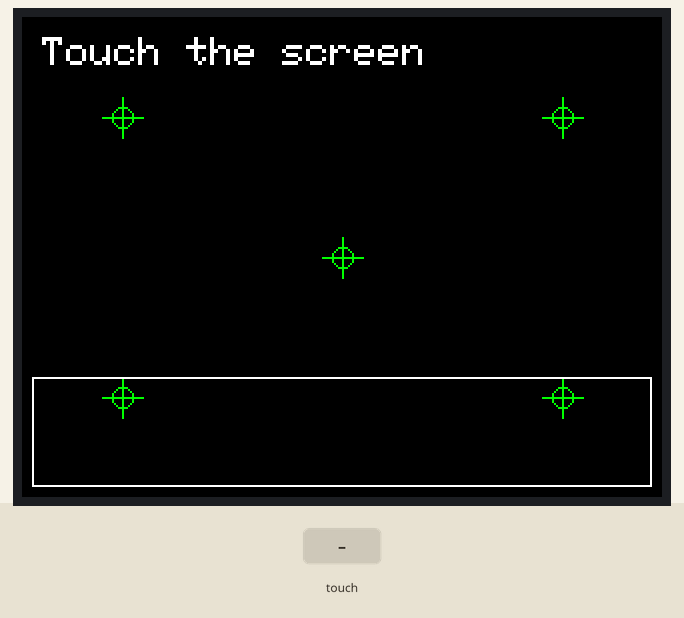
Recording of a sketch running on a simulated Arduino Uno, built with avr-gcc and run on an emulated ATmega328P. On the bench: 320×240 colour display. The test bench sets the inputs (shaded band). What the sketch prints to the serial monitor is not drawn.

Above: at 1.4 s.
1.5 s: touch panel pressed at 13 % / 10 % of its raw x / y range
At 1.54 s:
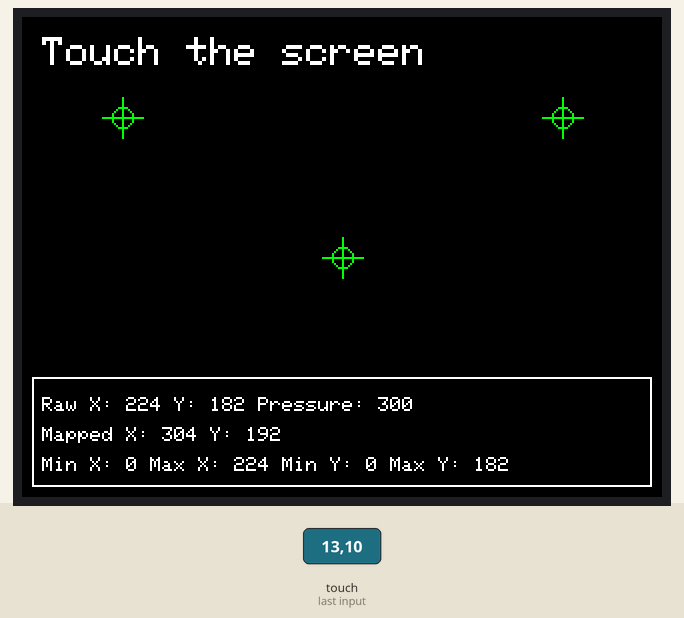
At 2.7 s:
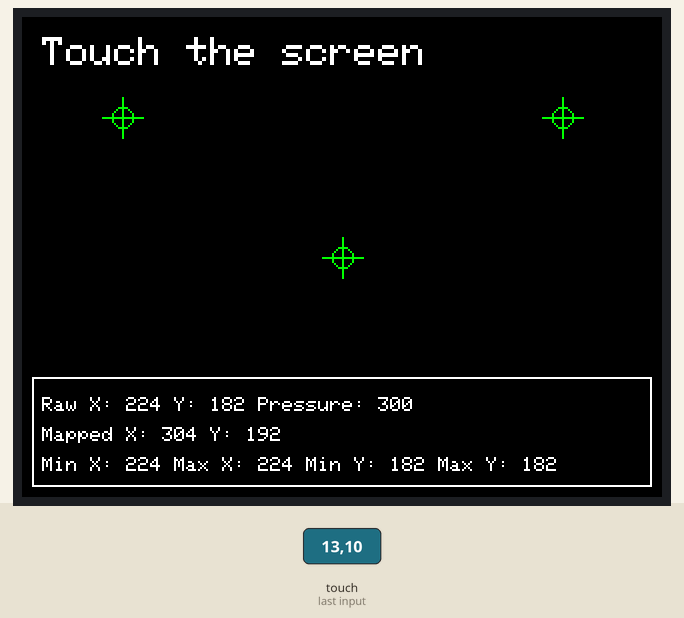
3.0 s: touch panel pressed at 38 % / 10 % of its raw x / y range
At 4.1 s:
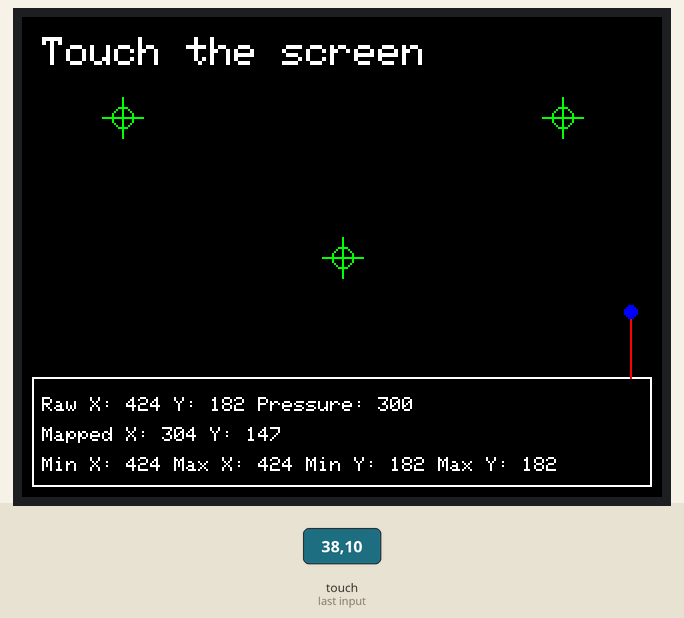
Timing chart, 0 to 6.0 s (numbered marks = the images above; inputs shaded):
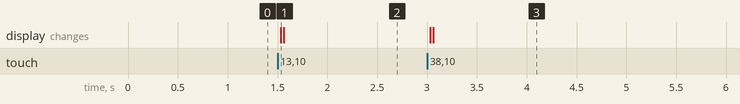

Measured:
- after the input at 1.5 s, the display: changes at once (image 1)
- after the input at 3.0 s, the display: first changes at once (image 3 shows a later state)

The sketch:

old_verson.ino
```cpp
// first adjust the center dot alighment and then we can adjust the edges

#include <Adafruit_GFX.h>
#include <MCUFRIEND_kbv.h>
#include <TouchScreen.h>

// Current pin setup
#define YP A3
#define XM A2
#define YM 9
#define XP 8

// Current calibration - we'll adjust these for centering the crossheir
#define TS_MINX 220
#define TS_MINY 140
#define TS_MAXX 920
#define TS_MAXY 940


// For better touch detection
#define MINPRESSURE 10
#define MAXPRESSURE 1000

// Colors
#define BLACK 0x0000
#define BLUE 0x001F
#define RED 0xF800
#define GREEN 0x07E0
#define WHITE 0xFFFF
#define GRAY 0x8410

MCUFRIEND_kbv tft;
TouchScreen ts = TouchScreen(XP, YP, XM, YM, 300);

// Variables to store touch data
int last_x = 0;
int last_y = 0;

void setup() {
  Serial.begin(9600);

  uint16_t ID = tft.readID();
  tft.begin(ID);
  tft.setRotation(1); // Landscape

//serial print tft.width() and tft.height() to get the screen size
  Serial.print("Screen size is "); Serial.print(tft.width()); Serial.print("x"); Serial.println(tft.height());


  // Draw initial screen
  initScreen();
}

void initScreen() {
  tft.fillScreen(BLACK);

  // Draw touch target points
  drawCrossHair(50, 50);
  drawCrossHair(tft.width()-50, 50);
  drawCrossHair(tft.width()-50, tft.height()-50);
  drawCrossHair(50, tft.height()-50);
  drawCrossHair(tft.width()/2, tft.height()/2);

  // Draw instructions
  tft.setTextSize(2);
  tft.setTextColor(WHITE);
  tft.setCursor(10, 10);
  tft.print("Touch the screen");

  // Draw data box
  tft.drawRect(5, tft.height()-60, tft.width()-10, 55, WHITE);
}

void drawCrossHair(int x, int y) {
  tft.drawLine(x-10, y, x+10, y, GREEN);
  tft.drawLine(x, y-10, x, y+10, GREEN);
  tft.drawCircle(x, y, 5, GREEN);
}

void displayTouchData(TSPoint p, int mapped_x, int mapped_y) {
  // Clear previous data
  tft.fillRect(6, tft.height()-59, tft.width()-12, 53, BLACK);

  // Display raw and mapped values
  tft.setTextSize(1);
  tft.setTextColor(WHITE);
  tft.setCursor(10, tft.height()-50);
  tft.print("Raw X: ");
  tft.print(p.x);
  tft.print(" Y: ");
  tft.print(p.y);
  tft.print(" Pressure: ");
  tft.println(p.z);

  tft.setCursor(10, tft.height()-35);
  tft.print("Mapped X: ");
  tft.print(mapped_x);
  tft.print(" Y: ");
  tft.println(mapped_y);

  // Display suggested calibration values
  tft.setCursor(10, tft.height()-20);
  tft.print("Min X: ");
  tft.print(min(last_x, p.x));
  tft.print(" Max X: ");
  tft.print(max(last_x, p.x));
  tft.print(" Min Y: ");
  tft.print(min(last_y, p.y));
  tft.print(" Max Y: ");
  tft.print(max(last_y, p.y));

  // Update last values
  last_x = p.x;
  last_y = p.y;
}

void drawTouchPoint(int x, int y) {
  static int last_mapped_x = 0;
  static int last_mapped_y = 0;

  // Draw line from last point to new point
  if (last_mapped_x != 0 && last_mapped_y != 0) {
    tft.drawLine(last_mapped_x, last_mapped_y, x, y, RED);
  }

  // Draw new point
  tft.fillCircle(x, y, 3, BLUE);

  last_mapped_x = x;
  last_mapped_y = y;
}


void loop() {
  digitalWrite(13, HIGH);
  TSPoint p = ts.getPoint();
  digitalWrite(13, LOW);

  // Restore pins that are shared between touch and LCD
  pinMode(XM, OUTPUT);
  pinMode(YP, OUTPUT);

  if (p.z > MINPRESSURE && p.z < MAXPRESSURE) {
     int diplay_width = tft.width()-30; // for calibration if xy is over shoting
  int diplay_height = tft.height()-30; // for calibration if xy is over shoting

  int diplay_width_1 = +30; // for calibration if xy is over shoting
  int diplay_height_1 = +30; // for calibration if xy is over shoting
    // Map the raw touch coordinates to screen coordinates
    int mapped_x = map(p.y, TS_MINX, TS_MAXX, diplay_width, diplay_width_1);  // Inverted X
    int mapped_y = map(p.x, TS_MINY, TS_MAXY, diplay_height, diplay_height_1); // Inverted Y
    // if x and y are inverted try changing p.y to p.x and p.x to p.y
    // if issue still exist swap diplay_width with diplay_width_1 and swap diplay_height with diplay_height_1

    // Draw touch point and display data
    drawTouchPoint(mapped_x, mapped_y);
    displayTouchData(p, mapped_x, mapped_y);

    // Also send to serial for debugging
    Serial.print("Raw X = "); Serial.print(p.x);
    Serial.print("\tRaw Y = "); Serial.print(p.y);
    Serial.print("\tPressure = "); Serial.print(p.z);
    Serial.print("\tMapped X = "); Serial.print(mapped_x);
    Serial.print("\tMapped Y = "); Serial.println(mapped_y);
  }
}
```
